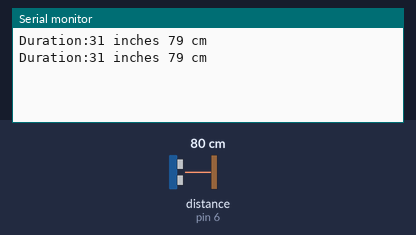
The sketch below on a simulated Arduino Uno, built with avr-gcc and run on an emulated ATmega328P. On the bench: the last lines printed to the serial monitor. Wiring (inferred from the names in the program): ultrasonic range finder: trigger pin 7; echo pin 6. The inputs (shaded band) are chosen by the test bench; at power-on: distance to the obstacle (sensor on pin 6) 80 cm. The echo pulse lasts 58.3 µs per cm.

Above: at 1.8 s.
1.9 s: distance to the obstacle (sensor on pin 6) set to 2 cm
At 2.8 s:
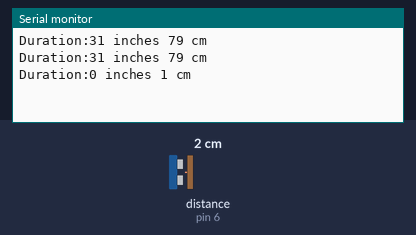
3.4 s: distance to the obstacle (sensor on pin 6) set to 4 cm
At 4.8 s:
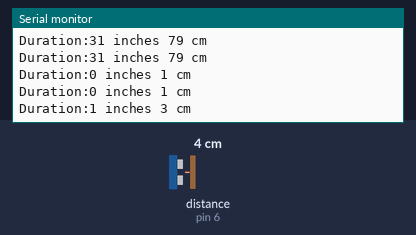
Timing chart, 0 to 6.4 s (numbered marks = the images above; inputs shaded):
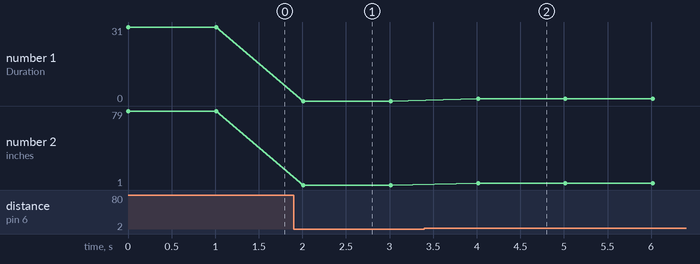

Measured:
- after the input at 1.9 s, the serial monitor: prints a new line after 0.11 s (image 1)
- after the input at 3.4 s, the serial monitor: prints a new line after 0.62 s (image 2)
- plotted number 1: 31 → 0 after the input at 1.9 s
- plotted number 2: 79 → 1 after the input at 1.9 s, 1 → 3 after the input at 3.4 s

The sketch:

ultrasound.ino
```cpp
const int trigger=7;
const int echo=6;
long duration,inches,cm;
void setup() {
  // put your setup code here, to run once:
pinMode(trigger,OUTPUT);
pinMode(echo,INPUT);
Serial.begin(9600);
}


void loop() {
  // put your main code here, to run repeatedly:
digitalWrite(trigger,LOW);
delayMicroseconds(100);
digitalWrite(trigger,HIGH);
delayMicroseconds(100);
digitalWrite(trigger,LOW);
pinMode(echo,INPUT);
duration=pulseIn(echo,HIGH);
cm=(duration/2)/29.1;
inches=(duration/2)/74;

Serial.print("Duration:");
Serial.print(inches);
Serial.print(" inches ");
Serial.print(cm);
Serial.println(" cm");
delay(1000);
}
```
